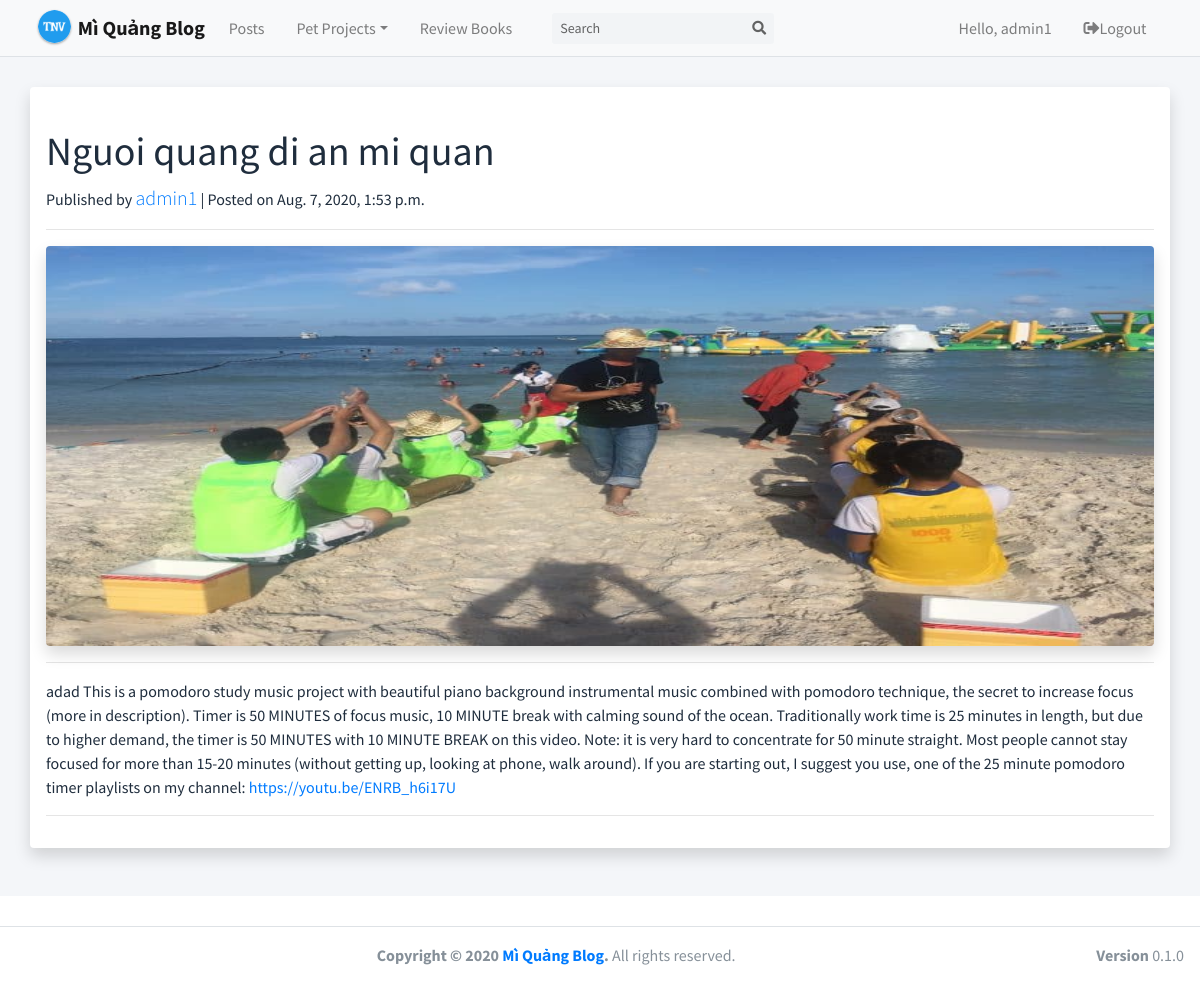
The app's page /blog/admin1-nguoi-quang-di-an-mi-quan/ (signed in) with its own data.
### account/models.py (models this page shows, shortened)
class Account(AbstractBaseUser): # extends AbstractBaseUser
    phone_regex = RegexValidator(regex=r'^\d{8,10}$', message="phone number must be entered in the format: +84999999. Up to 14 digits allowed.")
    phone = models.CharField(validators=[phone_regex], max_length=11, unique=True)
    email = models.EmailField(verbose_name="email", max_length=254, unique=True)
    username = models.CharField(verbose_name="username", max_length=50, unique=True)
    full_name = models.CharField(verbose_name="full name", max_length=100)
    description = models.CharField(verbose_name="description", max_length=1000)
    skills = models.CharField(verbose_name="skill", max_length=1000)
    date_joined = models.DateTimeField(verbose_name="date joined", auto_now=True)
    last_login = models.DateTimeField(verbose_name="last login", auto_now=True)
    is_admin = models.BooleanField(default=False)
    is_staff = models.BooleanField(default=False)
    is_active = models.BooleanField(default=True)
    is_superuser = models.BooleanField(default=False)
    first_login = models.BooleanField(default=False)
    USERNAME_FIELD = 'phone'
    REQUIRED_FIELDS = ['email','username']
    objects = MyAccountManager()

### blog/models.py (models this page shows, shortened)
class BlogPost(models.Model):
    title = models.CharField(null=False, max_length=50, blank=False)
    content = RichTextUploadingField(blank=True, null=True)
    date_published = models.DateTimeField(auto_now_add=True, verbose_name="date published")
    image = models.ImageField(upload_to='blog', null=False, blank=True)
    date_updated = models.DateTimeField(auto_now=True, verbose_name="date updated")
    author = models.ForeignKey(settings.AUTH_USER_MODEL, on_delete=models.CASCADE)
    slug = models.SlugField(blank=True, unique=True)

### blog/views.py (the view)
# urls.py: path('<slug>/', detail_post_view, name='detail'),
def detail_post_view(request, slug):
    context = {}
    blog_post = get_object_or_404(BlogPost, slug=slug)
    context['blog_post'] = blog_post
    return render(request, 'blog/detail_post.html', context)

### blog/templates/blog/detail_post.html (shortened to what this page needs)
{% extends 'base.html' %}
{% block content %}
<div class="container">
	<div class="row">
      <div class="detail-post col-lg-12 shadow p-3 mb-5 bg-white rounded">
        <h1 class="mt-4">{{blog_post.title}}</h1>
        <p>Published by <a class="lead" href="#">{{blog_post.author.username}}</a> | Posted on {{blog_post.date_published}}</p>
        <hr>
        <img class="img-fluid shadow rounded" src="{{blog_post.image.url}}" alt="">
        <hr>
        <p>
            {{blog_post.content|safe}}
        </p>
        <hr>
      </div>
    </div>
</div>
{% endblock content %}

### templates/navbar.html (shortened to what this page needs)
{% load static %}
  <nav class="main-header navbar navbar-expand-md navbar-light margin-nav">
    <div class="container">
      <a href="{% url 'home' %}" class="navbar-brand">
        <img src="{% static '/img/favicon.ico' %}" alt="Mì Quảng Logo" class="brand-image img-circle elevation-1
             style="opacity: .8">
        <span class="brand-text font-weight-bold">Mì Quảng Blog</span>
      </a>
      <div class="collapse navbar-collapse order-3" id="navbarCollapse">
        <ul class="navbar-nav">
          <li class="nav-item">
            <a href="#" class="nav-link">Posts</a>
          </li>
          <li class="nav-item dropdown">
            <a id="dropdownSubMenu1" href="#" data-toggle="dropdown" aria-haspopup="true" aria-expanded="false" class="nav-link dropdown-toggle">Pet Projects</a>
          </li>
          <li class="nav-item">
            <a href="#" class="nav-link">Review Books</a>
          </li>
        </ul>
        <form class="form-inline ml-0 ml-md-4" method="POST">
          <div class="input-group input-group-sm">
            <input class="form-control form-control-navbar" type="search" placeholder="Search" aria-label="Search">
            <div class="input-group-append">
              <button class="btn btn-navbar" type="submit">
                <i class="fas fa-search"></i>
              </button>
            </div>
          </div>
        </form>
      </div>
      <ul class="order-1 order-md-3 navbar-nav navbar-no-expand ml-auto">
        {% if request.user.is_authenticated %}
        <li class="nav-item">
            <a class="nav-link" href="{% url 'profile' %}">Hello, {{request.user.username}}</a>
        </li>
        <li class="nav-item">
            <a class="nav-link"  href="{% url 'logout' %}" role="button"><i class="fas fa-sign-out-alt"></i>Logout</a>
        </li>
        {% else %}
        <li class="nav-item">
            <a class="nav-link" href="{% url 'login' %}" role="button"><i
                class="fas fa-sign-in-alt"></i>Login</a>
        </li>
        {% endif %}
      </ul>
    </div>
  </nav>

### blog/templates/blog/detail_post.html (style rules this page uses)
.detail-post { margin-top: 30px; }
.detail-post img { width:100%; height: 400px; }

### records on screen
Account: user.username "admin1"
BlogPost: title "Nguoi quang di an mi quan", author.username "admin1", date_published "Aug. 7, 2020, 1:53 p.m.", image (picture), content "adad This is a pomodoro study music project with beautiful piano background instrumental music combined with pomodoro technique, the secret to increase focus (more in description). Timer is 50 MINUTES of focus music, 10 MINUTE break with calming sound of the ocean. Traditionally work time is 25 minutes in length, but due to higher demand, the timer is 50 MINUTES with 10 MINUTE BREAK on this video. Note: it is very hard to concentrate for 50 minute straight. Most people cannot stay focused for more than 15-20 minutes (without getting up, looking at phone, walk around). If you are starting out, I suggest you use, one of the 25 minute pomodoro timer playlists on my channel:…"
